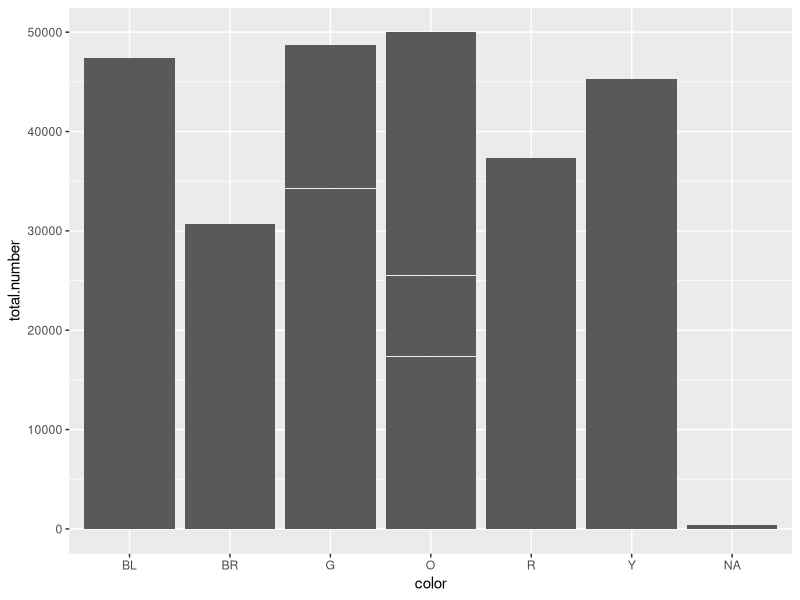

Generate this figure with R:
## ---- chunk 1
library(tidyverse)
## ---- chunk 2
df <- read_csv("Data/sampleData.csv")
## ---- chunk 3
head(df,5)
## ---- chunk 4
ggplot(data=df,mapping = aes(x=color,y=total.number)) + geom_bar(stat="identity")
